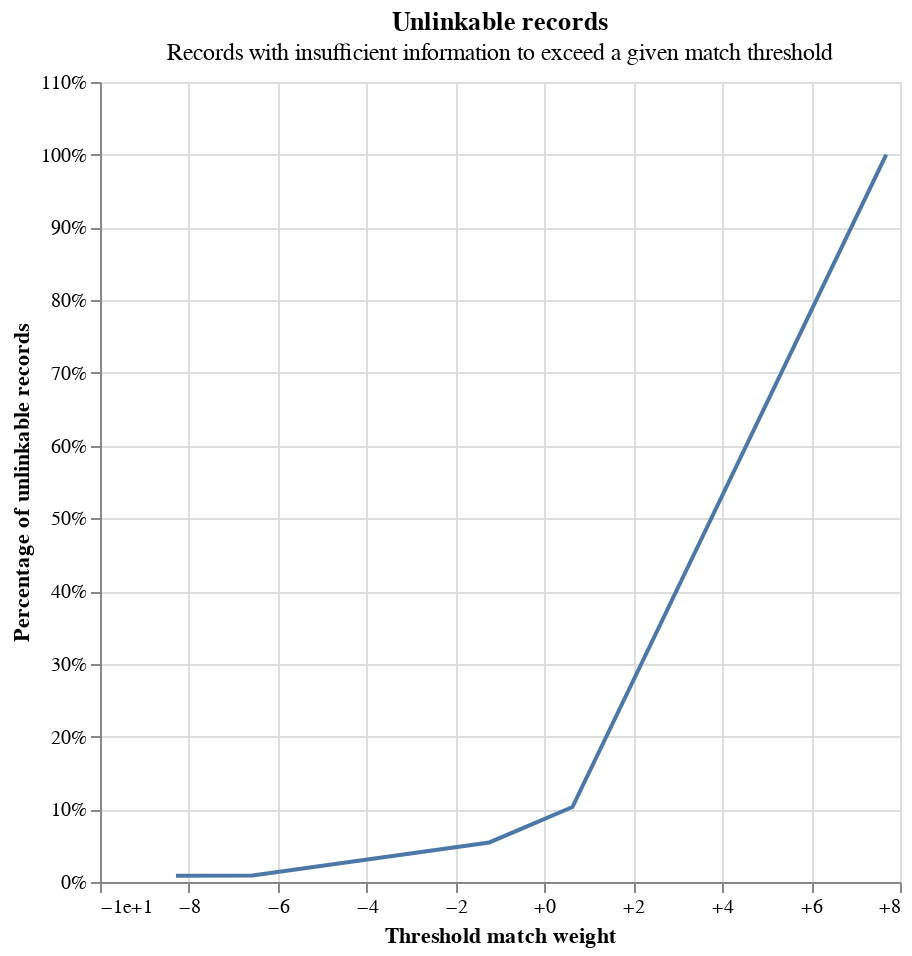

Notebook code cell kept with this figure:
### Code cell
person_linker.unlinkables_chart()

### Figure 1 — Vega-Lite specification as saved in the notebook (floating-point values rounded to 4 significant figures)
{"config": {"view": {"continuousWidth": 400, "continuousHeight": 300}}, "layer": [{"mark": {"type": "line"}, "encoding": {"x": {"axis": {"format": "+", "title": "Threshold match weight"}, "field": "match_weight", "type": "quantitative"}, "y": {"axis": {"format": "%", "title": "Percentage of unlinkable records"}, "field": "cum_prop", "type": "quantitative"}}}, {"mark": {"type": "point"}, "encoding": {"opacity": {"condition": {"param": "x_match_weight_y_cum_prop_coords_of_mouse", "value": 1, "empty": false}, "value": 0}, "tooltip": [{"field": "match_weight", "format": "+.5", "title": "Match weight", "type": "quantitative"}, {"field": "match_probability", "format": ".5", "title": "Match probability", "type": "quantitative"}, {"field": "cum_prop", "format": ".3%", "title": "Proportion of unlinkable records", "type": "quantitative"}], "x": {"axis": {"title": "Threshold match weight"}, "field": "match_weight", "type": "quantitative"}, "y": {"axis": {"format": "%", "title": "Percentage of unlinkable records"}, "field": "cum_prop", "type": "quantitative"}}, "name": "mouse_coords"}, {"mark": {"type": "rule", "color": "gray"}, "encoding": {"x": {"field": "match_weight", "type": "quantitative"}}, "transform": [{"filter": {"param": "x_match_weight_y_cum_prop_coords_of_mouse", "empty": false}}]}, {"mark": {"type": "rule", "color": "gray"}, "encoding": {"y": {"field": "cum_prop", "type": "quantitative"}}, "transform": [{"filter": {"param": "x_match_weight_y_cum_prop_coords_of_mouse", "empty": false}}]}], "data": {"name": "data-a68b379264f6d698e87f834d0c6d7981"}, "height": 400, "params": [{"name": "x_match_weight_y_cum_prop_coords_of_mouse", "select": {"type": "point", "fields": ["match_weight", "cum_prop"], "nearest": true, "on": "mouseover"}, "views": ["mouse_coords"]}], "title": {"text": "Unlinkable records", "subtitle": "Records with insufficient information to exceed a given match threshold"}, "width": 400, "$schema": "https://vega.github.io/schema/vega-lite/v5.9.3.json", "datasets": {"data-a68b379264f6d698e87f834d0c6d7981": [{"match_weight": -8.29, "match_probability": 0.00318, "prop": 0.008517, "cum_prop": 0.008517}, {"match_weight": -6.57, "match_probability": 0.01038, "prop": 0.0005678, "cum_prop": 0.009085}, {"match_weight": -1.24, "match_probability": 0.2974, "prop": 0.04531, "cum_prop": 0.05439}, {"match_weight": 0.63, "match_probability": 0.6082, "prop": 0.04872, "cum_prop": 0.1031}, {"match_weight": 7.69, "match_probability": 0.9952, "prop": 0.8969, "cum_prop": 1.0}]}}
